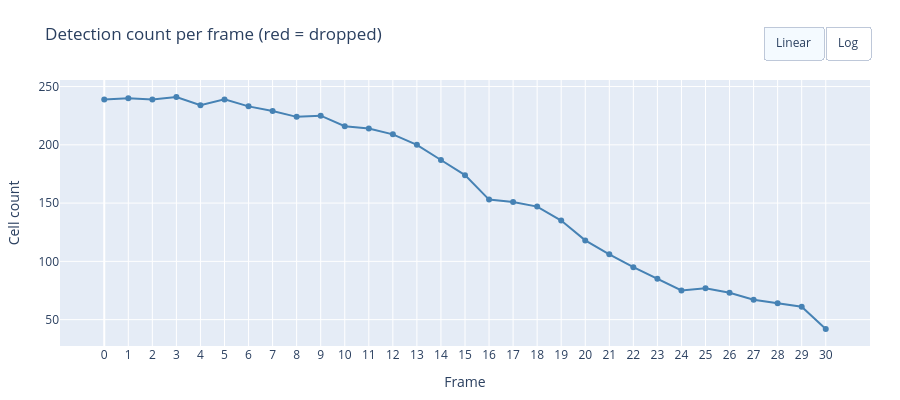

Notebook code for this chart:
### Markdown cell above
## 3. Frame gating

### Code cell
detections, bad_frames, diagnostics = run_frame_gating(
    label_stack, z_threshold=GATING_Z_THRESHOLD, results_dir=EXTRACTION_DIR,
)
plot_frame_gating(diagnostics, bad_frames)

### Figure 1 — Plotly figure (JSON) as saved in the notebook; plotly's stock layout.template omitted (floating-point values rounded to 4 significant figures)
{"data": [{"hovertemplate": "Frame %{x}<br>Count %{y}<extra></extra>", "line": {"color": "steelblue", "width": 2}, "marker": {"size": 6}, "mode": "lines+markers", "name": "Cell count", "type": "scatter", "x": [0, 1, 2, 3, 4, 5, 6, 7, 8, 9, 10, 11, 12, 13, 14, 15, 16, 17, 18, 19, 20, 21, 22, 23, 24, 25, 26, 27, 28, 29, 30], "y": [239, 240, 239, 241, 234, 239, 233, 229, 224, 225, 216, 214, 209, 200, 187, 174, 153, 151, 147, 135, 118, 106, 95, 85, 75, 77, 73, 67, 64, 61, 42]}], "layout": {"height": 400, "margin": {"b": 50, "l": 60, "r": 30, "t": 80}, "title": {"text": "Detection count per frame (red = dropped)"}, "updatemenus": [{"buttons": [{"args": [{"yaxis.type": "linear"}], "label": "Linear", "method": "relayout"}, {"args": [{"yaxis.type": "log"}], "label": "Log", "method": "relayout"}], "direction": "right", "pad": {"r": 0, "t": 0}, "showactive": true, "type": "buttons", "x": 1, "xanchor": "right", "y": 1.08, "yanchor": "bottom"}], "xaxis": {"tickmode": "array", "tickvals": [0, 1, 2, 3, 4, 5, 6, 7, 8, 9, 10, 11, 12, 13, 14, 15, 16, 17, 18, 19, 20, 21, 22, 23, 24, 25, 26, 27, 28, 29, 30], "title": {"text": "Frame"}}, "yaxis": {"title": {"text": "Cell count"}}}}
